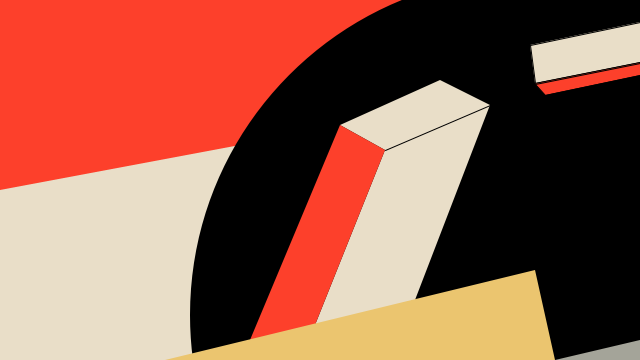
Frame 1 (no input)
Frame 60 (the mouse pressed at the canvas centre just before this capture): identical to frame 1, image omitted
Frame 120 (the mouse held since frame 60 and released just before this capture): identical to frame 1, image omitted

The Processing sketch that drew this single still picture (run headless with seeded random() and noise(); from frame 60 on, the mouse is pressed at the canvas centre):

// Processing sketch: processing_45653
// ── processing_45653.pde

void setup(){
  size (640,360);
  smooth();
  noStroke();
}

void draw(){
  color rouge = color(253,64,43);
  color gris = color(233,222,200);
  background(gris);
  
//Forme Rouge
  fill(rouge);
  beginShape();
    vertex(0,0);
    vertex(0,190);
    vertex(640,70);
    vertex(640,0);
    endShape(CLOSE);
//Rond
  fill(0);
  ellipse(530,315,680,680);
//Cotes pave
  fill(gris);
  beginShape();
    vertex(340,125);
    vertex(385,150);
    vertex(315,325);
    vertex(415,300);
    vertex(490,105);
    vertex(440,80);
    endShape(CLOSE);
//Ligne
  stroke(0);
  strokeWeight(1);
  line(385,150,490,105);
//2d pave gris
  fill(gris);
  beginShape();
    vertex(530,45);
    vertex(535,83);
    vertex(width,62);
    vertex(width,22);
    endShape(CLOSE);
//2d pave rouge
  fill (rouge);
  beginShape();
    vertex(535,84);
    vertex(545,95);
    vertex(width,75);
    vertex(width,63);
    endShape(CLOSE);
  noStroke();
//Cote pave rouge
  fill (rouge);
  beginShape();
    vertex(340,125);
    vertex(250,340);
    vertex(315,325);
    vertex(385,150);
    endShape(CLOSE);
//Triangle
  fill(235,197,111);
  beginShape();
    vertex(165,360);
    vertex(535,270);
    vertex(555,360);
    endShape(CLOSE);
  fill(164,164,153);
  beginShape();
    vertex(555,360);
    vertex(width,height);
    vertex(width,340);
    endShape(CLOSE);


}
